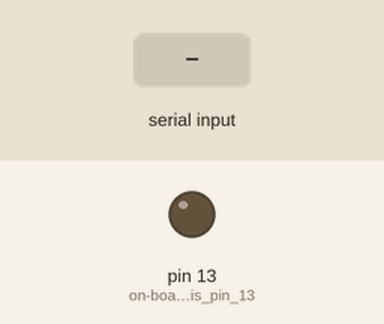
Simulated run of this sketch. Board: Arduino Uno, built with avr-gcc and run on an emulated ATmega328P. On the bench: output pins drawn as LEDs (lit = HIGH). The inputs (shaded band) are chosen by the test bench. What the sketch prints to the serial monitor is not drawn.

Above: at 1.2 s.
1.3 s: byte 30 received over Serial
At 2.5 s:
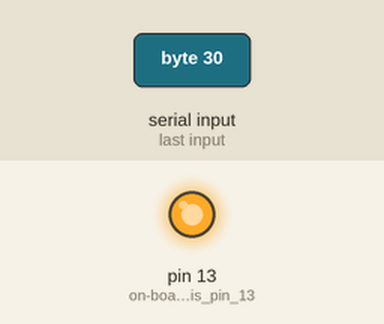
2.8 s: byte 90 received over Serial
4.3 s: byte 120 received over Serial
Timing chart, 0 to 7.3 s (numbered marks = the images above; inputs shaded):
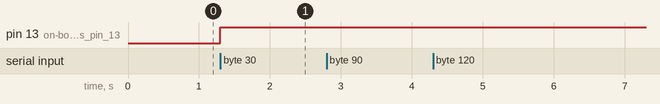

The sketch:

Vincent_Hu_01b.ino
```cpp
// Project 1b

// R.Kuc

// 8/29/2013

//

// This program transmits with single byte inputs only

// displays byte in different formats

// controls on-board LED ("a" turns it on, else turned off)

// Replaces Arduino commands with register values

int inByte; // for incoming serial data

void setup() {

  Serial.begin(9600); // opens serial port, sets data rate to 9600 baud

  //pinMode(13, OUTPUT); // on-board LED is pin 13 (port B, pin 5)

  DDRB = 1<<5; // Data direction register for port B, pin 5 set as output

}

void loop() {

  // display data only when you receive data:

  if (Serial.available() > 0) {

    // read the incoming byte:

    inByte = Serial.read();

    // say what you got:

    Serial.println("I received: ");

    Serial.print("DEC: ");

    Serial.println(inByte, DEC); // decimal

    Serial.print("HEX: "); // octal

    Serial.println(inByte, HEX);

    Serial.print("Binary: ");

    Serial.println(inByte, BIN);

    Serial.print("ASCII: ");

    Serial.write(inByte);

    Serial.println(); // line feed + CR

    PORTB &= 255 - 32; // turn off LED

    if(isEven(inByte)){

      // PORTB = 255; // turn on if 'a"

      // PORTB = 1<<5; // PB5 = 1, all others = 0

      PORTB |= 1<<5; // PB5 = 1, all others unchanged

    }

  }

}

boolean isEven(int inByte) {

  return !(1&inByte);

}
```

Measured:
- after the input at 1.3 s, pin 13 (on-board_LED_is_pin_13): LOW → HIGH at once
